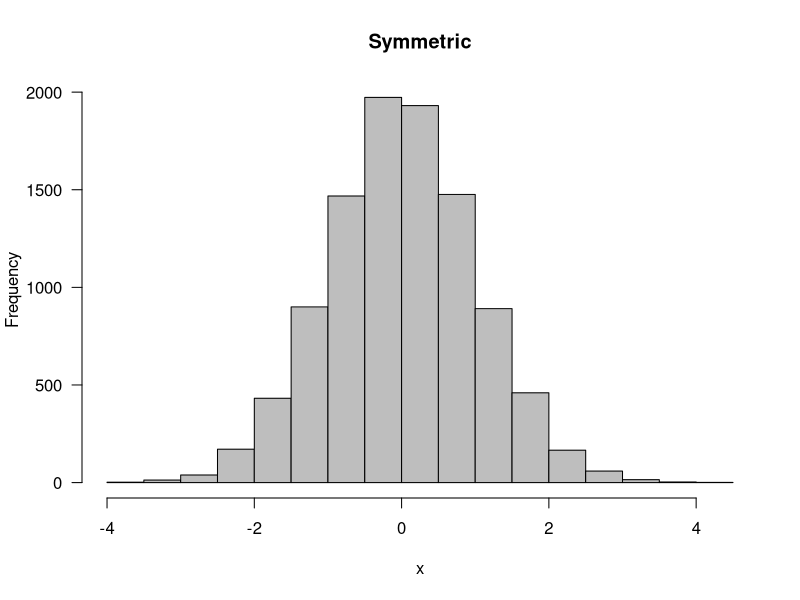
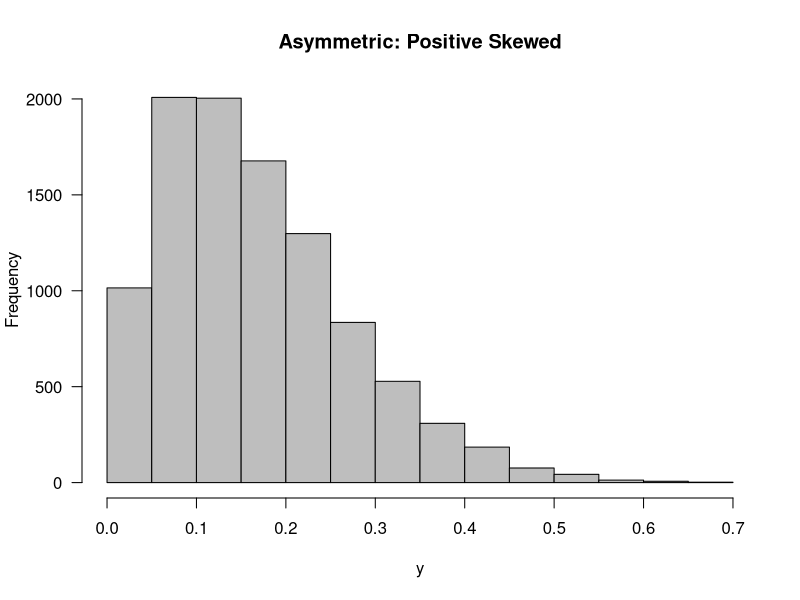
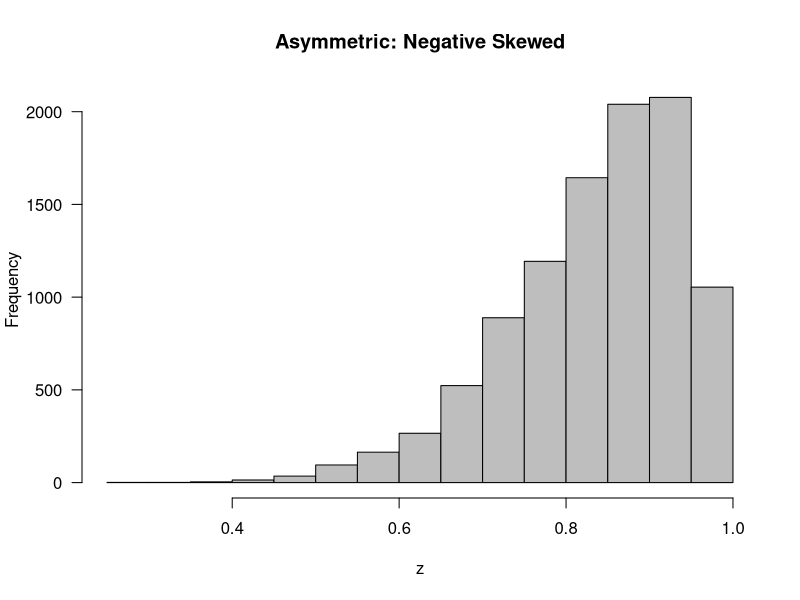
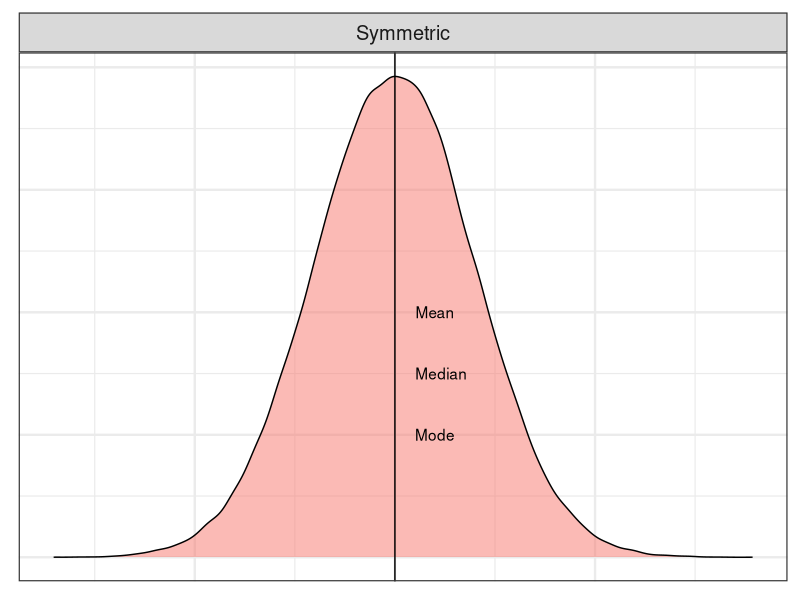
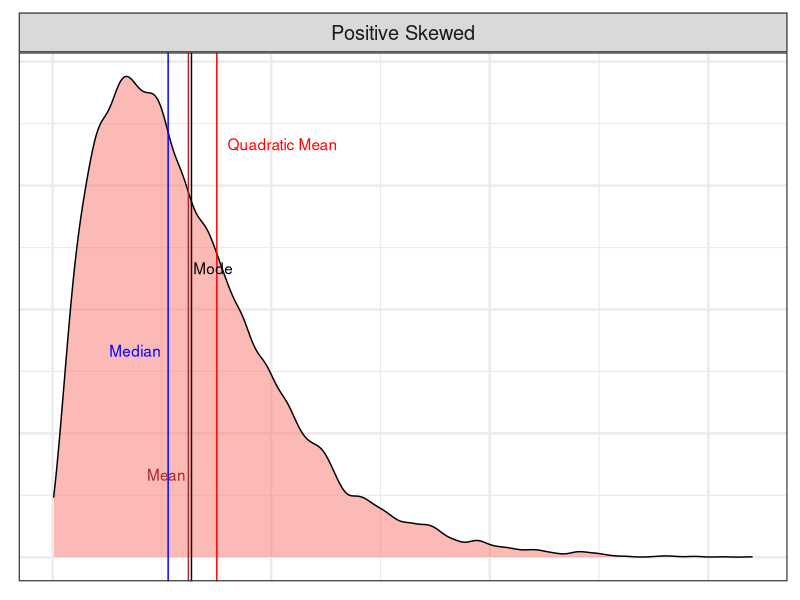
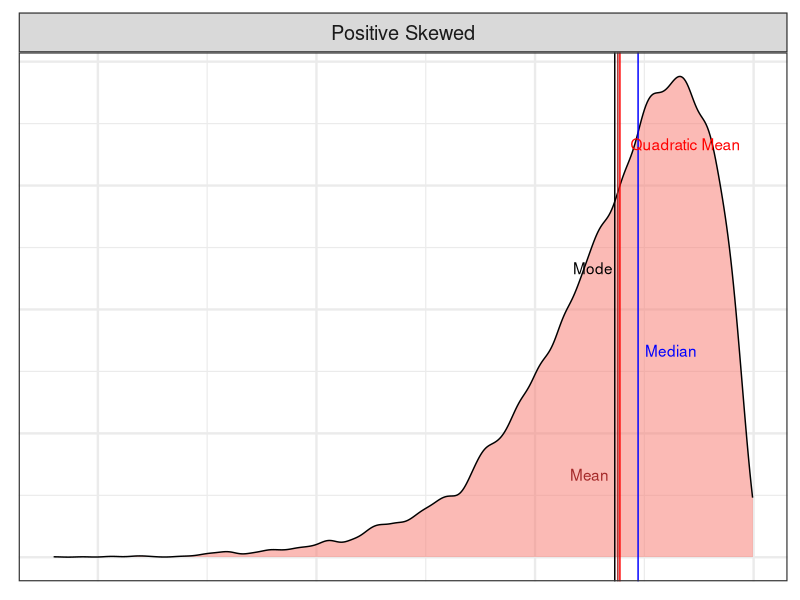

Write the R code that produced these figures, in order. (Note: this script raises an error after producing the figures.)
## ---- chunk 1
x <- rnorm(10000)
hist(x, las = 1, col = 'grey', main = 'Symmetric')
y <- rbeta(10000, 2, 10)
hist(y, las = 1, col = 'grey', main = 'Asymmetric: Positive Skewed')
z <- rbeta(10000, 10, 2)
hist(z, las = 1, col = 'grey', main = 'Asymmetric: Negative Skewed')
## ---- chunk 2
library(ggplot2)
quad.mean <- function(x) {
  sqrt(sum(x^2) / length(x))
}
theme_set(theme_bw(base_size = 18))
set.seed(10)
dat <- data.frame(x = 1:100000, y = rnorm(100000), 
                  val = 'Symmetric')
ggplot(data = dat, aes(x = y, fill = 'black')) + 
  geom_density(alpha = 0.5) +
  geom_vline(xintercept = 0, col = 'black') +
  guides(fill = FALSE) + 
  facet_wrap(val ~ .) + 
  labs(x = 'Parameter Value', y = 'Density') + 
  annotate("text", x = 0.5, y = 0.2, label = "Mean") + 
  annotate("text", x = 0.58, y = 0.15, label = 'Median') + 
  annotate('text', x = 0.5, y = 0.1, label = 'Mode') + 
  theme(axis.title.x=element_blank(),
        axis.text.x=element_blank(),
        axis.ticks.x=element_blank(), 
        axis.title.y = element_blank(), 
        axis.text.y = element_blank(), 
        axis.ticks.y = element_blank()) 
## ---- chunk 3
theme_set(theme_bw(base_size = 18))
set.seed(10)
dat <- data.frame(x = 1:100000, y = rbeta(10000, 2, 30), 
                  val = 'Positive Skewed')
curr.mean <- mean(dat$y)
curr.med <- median(dat$y)
curr.mode <- unique(dat$y)[which.max(tabulate(match(dat$y, unique(dat$y))))]
curr.quad <- quad.mean(dat$y)
ggplot(data = dat, aes(x = y, fill = 'black')) + 
  geom_density(alpha = 0.5) +
  geom_vline(xintercept = curr.med, col = 'blue') +
  geom_vline(xintercept = curr.mean, col = 'brown') + 
  geom_vline(xintercept = curr.mode, col = 'black') + 
  geom_vline(xintercept = curr.quad, col = 'red') + 
  guides(fill = FALSE) + 
  facet_wrap(val ~ .) + 
  labs(x = 'Parameter Value', y = 'Density') + 
  annotate("text", x = curr.mean - 0.01, y = 2, label = "Mean", color = 'brown') + 
  annotate("text", x = curr.med - 0.015, y = 5, label = 'Median', col = 'blue') + 
  annotate('text', x = curr.mode + 0.01, y = 7, label = 'Mode', col = 'black') + 
  annotate('text', x = curr.quad + 0.03, y = 10, label = 'Quadratic Mean', col = 'red') + 
  theme(axis.title.x=element_blank(),
        axis.text.x=element_blank(),
        axis.ticks.x=element_blank(), 
        axis.title.y = element_blank(), 
        axis.text.y = element_blank(), 
        axis.ticks.y = element_blank()) 
## ---- chunk 4
theme_set(theme_bw(base_size = 18))
set.seed(10)
dat <- data.frame(x = 1:100000, y = rbeta(10000, 30, 2), 
                  val = 'Positive Skewed')
curr.mean <- mean(dat$y)
curr.med <- median(dat$y)
curr.mode <- unique(dat$y)[which.max(tabulate(match(dat$y, unique(dat$y))))]
curr.quad <- quad.mean(dat$y)
ggplot(data = dat, aes(x = y, fill = 'black')) + 
  geom_density(alpha = 0.5) +
  geom_vline(xintercept = curr.med, col = 'blue') +
  geom_vline(xintercept = curr.mean, col = 'brown') + 
  geom_vline(xintercept = curr.mode, col = 'black') + 
  geom_vline(xintercept = curr.quad, col = 'red') + 
  guides(fill = FALSE) + 
  facet_wrap(val ~ .) + 
  labs(x = 'Parameter Value', y = 'Density') + 
  annotate("text", x = curr.mean - 0.013, y = 2, label = "Mean", color = 'brown') + 
  annotate("text", x = curr.med + 0.015, y = 5, label = 'Median', col = 'blue') + 
  annotate('text', x = curr.mode - 0.01, y = 7, label = 'Mode', col = 'black') + 
  annotate('text', x = curr.quad + 0.03, y = 10, label = 'Quadratic Mean', col = 'red') + 
  theme(axis.title.x=element_blank(),
        axis.text.x=element_blank(),
        axis.ticks.x=element_blank(), 
        axis.title.y = element_blank(), 
        axis.text.y = element_blank(), 
        axis.ticks.y = element_blank()) 
## ---- chunk 5
knitr::include_graphics("09-descStats/evenForest.png")
## ---- chunk 6
knitr::include_graphics("09-descStats/unevenForest.png")
